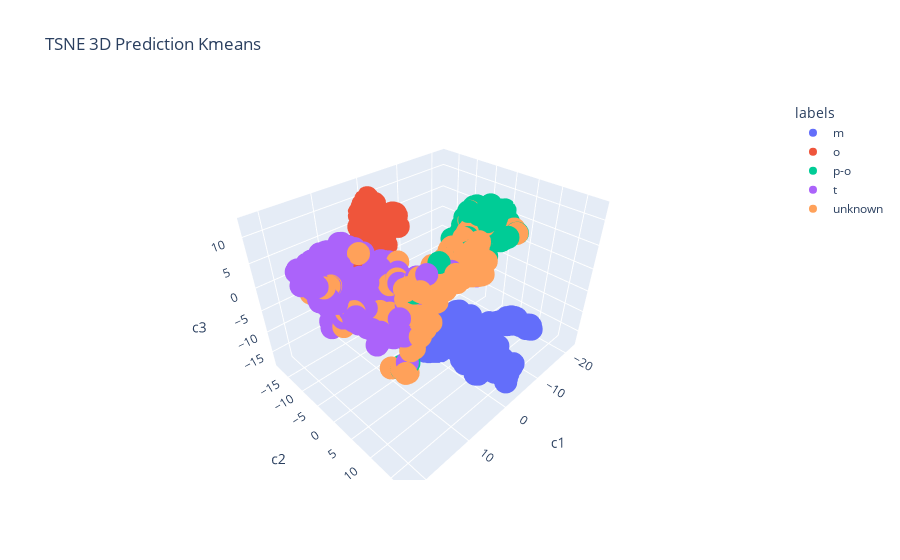

Notebook code cell kept with this figure:
### Code cell
import plotly.express as px

fig = px.scatter_3d(
    dftsne, x='x1', y='x2', z='x3', color=dftsne['labels'],
    labels={'x1': 'c1', 'x2': 'c2', 'x3': 'c3'}, title='TSNE 3D Prediction Kmeans'
)
fig.show()

### Figure 1 — Plotly figure (JSON) as saved in the notebook; plotly's stock layout.template omitted (floating-point values rounded to 4 significant figures; data arrays with more than 128 entries replaced by an {"elided": "..."} marker saying what was removed)
{"data": [{"hovertemplate": "labels=m<br>c1=%{x}<br>c2=%{y}<br>c3=%{z}<extra></extra>", "legendgroup": "m", "marker": {"color": "#636efa", "symbol": "circle"}, "mode": "markers", "name": "m", "scene": "scene", "showlegend": true, "type": "scatter3d", "x": {"elided": "459 float values"}, "y": {"elided": "459 float values"}, "z": {"elided": "459 float values"}}, {"hovertemplate": "labels=o<br>c1=%{x}<br>c2=%{y}<br>c3=%{z}<extra></extra>", "legendgroup": "o", "marker": {"color": "#EF553B", "symbol": "circle"}, "mode": "markers", "name": "o", "scene": "scene", "showlegend": true, "type": "scatter3d", "x": {"elided": "345 float values"}, "y": {"elided": "345 float values"}, "z": {"elided": "345 float values"}}, {"hovertemplate": "labels=p-o<br>c1=%{x}<br>c2=%{y}<br>c3=%{z}<extra></extra>", "legendgroup": "p-o", "marker": {"color": "#00cc96", "symbol": "circle"}, "mode": "markers", "name": "p-o", "scene": "scene", "showlegend": true, "type": "scatter3d", "x": {"elided": "374 float values"}, "y": {"elided": "374 float values"}, "z": {"elided": "374 float values"}}, {"hovertemplate": "labels=t<br>c1=%{x}<br>c2=%{y}<br>c3=%{z}<extra></extra>", "legendgroup": "t", "marker": {"color": "#ab63fa", "symbol": "circle"}, "mode": "markers", "name": "t", "scene": "scene", "showlegend": true, "type": "scatter3d", "x": {"elided": "281 float values"}, "y": {"elided": "281 float values"}, "z": {"elided": "281 float values"}}, {"hovertemplate": "labels=unknown<br>c1=%{x}<br>c2=%{y}<br>c3=%{z}<extra></extra>", "legendgroup": "unknown", "marker": {"color": "#FFA15A", "symbol": "circle"}, "mode": "markers", "name": "unknown", "scene": "scene", "showlegend": true, "type": "scatter3d", "x": {"elided": "266 float values"}, "y": {"elided": "266 float values"}, "z": {"elided": "266 float values"}}], "layout": {"legend": {"title": {"text": "labels"}, "tracegroupgap": 0}, "scene": {"domain": {"x": [0, 1], "y": [0, 1]}, "xaxis": {"title": {"text": "c1"}}, "yaxis": {"title": {"text": "c2"}}, "zaxis": {"title": {"text": "c3"}}}, "title": {"text": "TSNE 3D Prediction Kmeans"}}}
